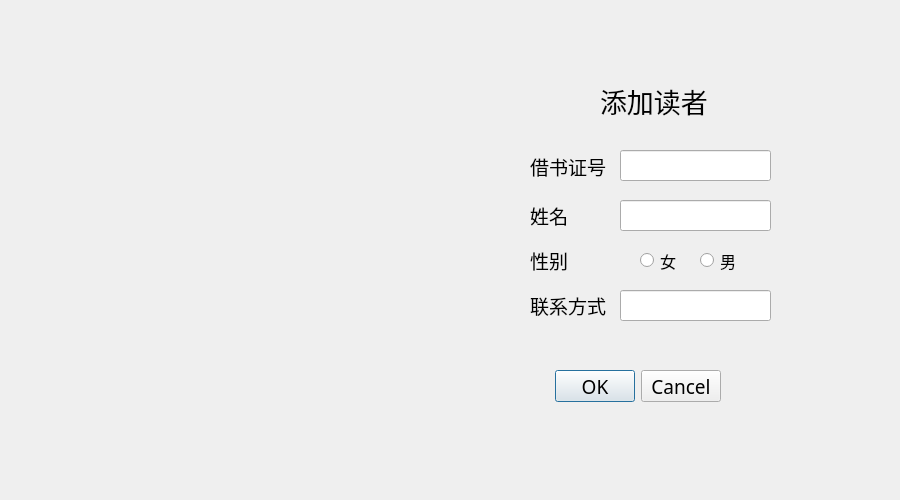
<?xml version="1.0" encoding="UTF-8"?>
<ui version="4.0">
 <class>addReader</class>
 <widget class="QDialog" name="addReader">
  <property name="geometry">
   <rect>
    <x>0</x>
    <y>0</y>
    <width>900</width>
    <height>500</height>
   </rect>
  </property>
  <property name="font">
   <font>
    <pointsize>14</pointsize>
   </font>
  </property>
  <property name="windowTitle">
   <string>Dialog</string>
  </property>
  <property name="windowIcon">
   <iconset resource="../../../.qrc">
    <normaloff>:/qt2/project/library/yonghu.png</normaloff>:/qt2/project/library/yonghu.png</iconset>
  </property>
  <widget class="QDialogButtonBox" name="buttonBox">
   <property name="geometry">
    <rect>
     <x>380</x>
     <y>370</y>
     <width>341</width>
     <height>32</height>
    </rect>
   </property>
   <property name="font">
    <font>
     <family>Microsoft YaHei UI Light</family>
     <pointsize>14</pointsize>
    </font>
   </property>
   <property name="orientation">
    <enum>Qt::Orientation::Horizontal</enum>
   </property>
   <property name="standardButtons">
    <set>QDialogButtonBox::StandardButton::Cancel|QDialogButtonBox::StandardButton::Ok</set>
   </property>
  </widget>
  <widget class="QLabel" name="label">
   <property name="geometry">
    <rect>
     <x>600</x>
     <y>70</y>
     <width>141</width>
     <height>61</height>
    </rect>
   </property>
   <property name="font">
    <font>
     <family>微软雅黑 Light</family>
     <pointsize>20</pointsize>
    </font>
   </property>
   <property name="text">
    <string>添加读者</string>
   </property>
  </widget>
  <widget class="QLineEdit" name="lineEdit">
   <property name="geometry">
    <rect>
     <x>620</x>
     <y>150</y>
     <width>151</width>
     <height>31</height>
    </rect>
   </property>
  </widget>
  <widget class="QLineEdit" name="lineEdit_2">
   <property name="geometry">
    <rect>
     <x>620</x>
     <y>200</y>
     <width>151</width>
     <height>31</height>
    </rect>
   </property>
  </widget>
  <widget class="QLineEdit" name="lineEdit_3">
   <property name="geometry">
    <rect>
     <x>620</x>
     <y>290</y>
     <width>151</width>
     <height>31</height>
    </rect>
   </property>
  </widget>
  <widget class="QRadioButton" name="radioButton">
   <property name="geometry">
    <rect>
     <x>640</x>
     <y>250</y>
     <width>51</width>
     <height>21</height>
    </rect>
   </property>
   <property name="font">
    <font>
     <pointsize>12</pointsize>
    </font>
   </property>
   <property name="text">
    <string>女</string>
   </property>
   <attribute name="buttonGroup">
    <string notr="true">buttonGroup</string>
   </attribute>
  </widget>
  <widget class="QRadioButton" name="radioButton_2">
   <property name="geometry">
    <rect>
     <x>700</x>
     <y>250</y>
     <width>51</width>
     <height>21</height>
    </rect>
   </property>
   <property name="font">
    <font>
     <pointsize>12</pointsize>
    </font>
   </property>
   <property name="text">
    <string>男</string>
   </property>
   <attribute name="buttonGroup">
    <string notr="true">buttonGroup</string>
   </attribute>
  </widget>
  <widget class="QLabel" name="label_2">
   <property name="geometry">
    <rect>
     <x>530</x>
     <y>151</y>
     <width>91</width>
     <height>31</height>
    </rect>
   </property>
   <property name="font">
    <font>
     <family>微软雅黑 Light</family>
     <pointsize>14</pointsize>
    </font>
   </property>
   <property name="text">
    <string>借书证号</string>
   </property>
  </widget>
  <widget class="QLabel" name="label_3">
   <property name="geometry">
    <rect>
     <x>530</x>
     <y>200</y>
     <width>61</width>
     <height>31</height>
    </rect>
   </property>
   <property name="font">
    <font>
     <family>微软雅黑 Light</family>
     <pointsize>14</pointsize>
    </font>
   </property>
   <property name="text">
    <string>姓名</string>
   </property>
  </widget>
  <widget class="QLabel" name="label_4">
   <property name="geometry">
    <rect>
     <x>530</x>
     <y>250</y>
     <width>61</width>
     <height>21</height>
    </rect>
   </property>
   <property name="font">
    <font>
     <family>微软雅黑 Light</family>
     <pointsize>14</pointsize>
    </font>
   </property>
   <property name="text">
    <string>性别</string>
   </property>
  </widget>
  <widget class="QLabel" name="label_5">
   <property name="geometry">
    <rect>
     <x>530</x>
     <y>290</y>
     <width>81</width>
     <height>31</height>
    </rect>
   </property>
   <property name="font">
    <font>
     <family>微软雅黑 Light</family>
     <pointsize>14</pointsize>
    </font>
   </property>
   <property name="text">
    <string>联系方式</string>
   </property>
  </widget>
  <widget class="QWidget" name="widget" native="true">
   <property name="geometry">
    <rect>
     <x>0</x>
     <y>0</y>
     <width>901</width>
     <height>501</height>
    </rect>
   </property>
   <property name="styleSheet">
    <string notr="true">background-image:url(:/qt2/project/library/ADDreader.png);
border-image:url(:/qt2/project/library/ADDreader.png)</string>
   </property>
  </widget>
  <zorder>widget</zorder>
  <zorder>buttonBox</zorder>
  <zorder>label</zorder>
  <zorder>lineEdit</zorder>
  <zorder>lineEdit_2</zorder>
  <zorder>lineEdit_3</zorder>
  <zorder>radioButton</zorder>
  <zorder>radioButton_2</zorder>
  <zorder>label_2</zorder>
  <zorder>label_3</zorder>
  <zorder>label_4</zorder>
  <zorder>label_5</zorder>
 </widget>
 <resources>
  <include location="../../../.qrc"/>
 </resources>
 <connections>
  <connection>
   <sender>buttonBox</sender>
   <signal>accepted()</signal>
   <receiver>addReader</receiver>
   <slot>accept()</slot>
   <hints>
    <hint type="sourcelabel">
     <x>248</x>
     <y>254</y>
    </hint>
    <hint type="destinationlabel">
     <x>157</x>
     <y>274</y>
    </hint>
   </hints>
  </connection>
  <connection>
   <sender>buttonBox</sender>
   <signal>rejected()</signal>
   <receiver>addReader</receiver>
   <slot>reject()</slot>
   <hints>
    <hint type="sourcelabel">
     <x>316</x>
     <y>260</y>
    </hint>
    <hint type="destinationlabel">
     <x>286</x>
     <y>274</y>
    </hint>
   </hints>
  </connection>
 </connections>
 <buttongroups>
  <buttongroup name="buttonGroup"/>
 </buttongroups>
</ui>
